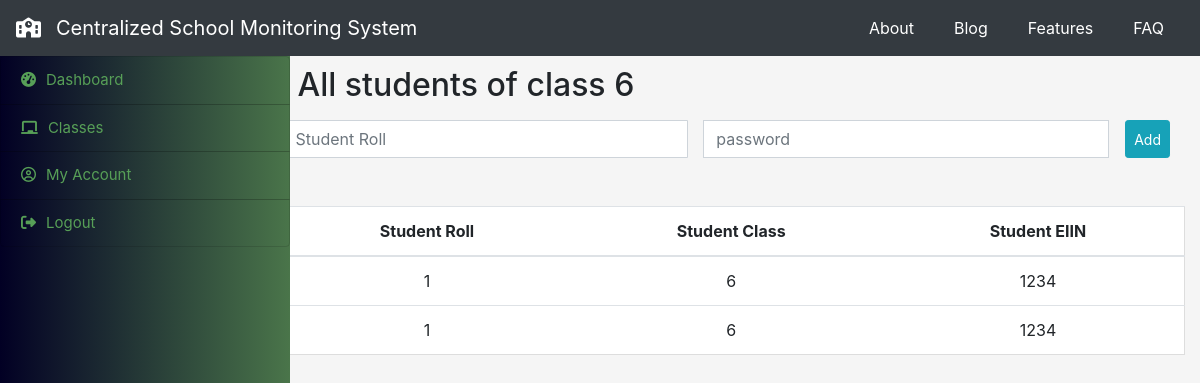
The app's page /teacher/enterClass/6 (signed in) with its own data.
### initapp/models.py (models this page shows, shortened)
class student_account(models.Model):
    s_roll = models.CharField(max_length=50, blank=False, null=False)
    s_pass = models.CharField(max_length=50, blank=False, null=False)
    s_class = models.CharField(
        max_length=10, blank=False, null=False)
    s_school = models.CharField(max_length=200, blank=False, null=False)
    SchoolEIIN = models.CharField(
        max_length=25, blank=False, null=False, default=None)

### teacher/views.py (the view)
# urls.py: path('enterClass/<str:classno>', views.enterClass, name="enterClass"),
def enterClass(request, classno):
    teacherSession = request.session.get('teacher_eid')
    cls = classno
    if (cls == '6'):
        stuClass = '6'
    elif (cls == '7'):
        stuClass = '7'
    elif (cls == '8'):
        stuClass = '8'
    elif (cls == '9'):
        stuClass = '9'
    elif (cls == '10'):
        stuClass = '10'
    tea_obj = teacher_account.objects.get(t_empid=teacherSession)
    sc_eiin = str(tea_obj.sch_eiin)
    sad = student_account.objects.filter(SchoolEIIN=sc_eiin, s_class=classno)
    schobj = schoolInfo.objects.get(SchoolEIIN=sc_eiin)
    sch_name = schobj.schoolName
    if request.method == 'POST':
        stuRoll = request.POST['roll']
        stuPass = request.POST['password']
        check_multiple = student_account.objects.filter(s_roll=stuRoll, s_class=stuClass,
                                                        s_school=sch_name,
                                                        SchoolEIIN=sc_eiin)
        if check_multiple:
            messages.success(request, 'This student registered already.')
            sa = student_account.objects.filter(
                SchoolEIIN=sc_eiin, s_class=stuClass)
            return render(request, 'teacher/enter_class.html', {'sa': sa})
        else:
            student_account_create = student_account(s_roll=stuRoll, s_pass=stuPass, s_class=stuClass,
                                                     s_school=sch_name,
                                                     SchoolEIIN=sc_eiin)
            student_account_create.save()
            ts = student_account.objects.filter(SchoolEIIN=sc_eiin).count()
            schoolInfo.objects.filter(
                SchoolEIIN=sc_eiin).update(totalStudent=ts)
            sa = student_account.objects.filter(
                SchoolEIIN=sc_eiin, s_class=stuClass)
            return render(request, 'teacher/enter_class.html', {'sa': sa})
    else:
        teacherSession = request.session.get('teacher_eid')
        print(teacherSession)
        tea_obj = teacher_account.objects.get(t_empid=teacherSession)
        sc_eiin = str(tea_obj.sch_eiin)
        sa = student_account.objects.filter(
            SchoolEIIN=sc_eiin, s_class=stuClass)
        context = {'sad': sad, 'classno': classno, 'sa': sa}
        return render(request, 'teacher/enter_class.html', context)

### teacher/templates/teacher/enter_class.html (shortened to what this page needs)
{% extends 'teacher/t_base.html' %}
{% block content %}
<h2 class="mb-3">All students of class {{classno}}</h2>
<div class="mb-5" style="margin-left:-15px ">
  <form method="POST">
    <div class="input-group">
      <input class="form-control mr-3" type="text" id="roll" name="roll" placeholder="Student Roll" required>
      <input class="form-control mr-3" type="text" id="password" name="password" placeholder="password" required>
      <input type="submit" class="btn btn-sm btn-info" value="Add">
    </div>
  </form>
</div>
<div class="row teacher_verify">
  <table class="table" style="text-align: center;">
    <thead>
      <tr>
        <th scope="col">Student Roll</th>
        <th scope="col">Student Class</th>
        <th scope="col">Student EIIN</th>
      </tr>
    </thead>
    <tbody>
      {% for student in sa %}
      <tr>
        <td>{{ student.s_roll }}</td>
        <td>{{ student.s_class}}</td>
        <td>{{ student.SchoolEIIN }}</td>
      </tr>
      {% endfor %}
    </tbody>
  </table>
</div>
{% endblock content %}

### static/styles/app.css (style rules this page uses)
body { background-color: whitesmoke; @import url("https://fonts.googleapis.com/css?family=Raleway&display=swap"); @import url("https://fonts.googleapis.com/css?family=Roboto&display=swap"); }
.allteacher .table, .teacher_verify .table, .head_verify .table, .assign_tech_table .table, .tabledesign { text-align: center; border: 1px solid #ddd; background: white; }

### records on screen
student_account: s_roll "1", s_class "6", SchoolEIIN "1234"
student_account: s_roll "1", s_class "6", SchoolEIIN "1234"

### other values on screen
{{ classno }} "6"
